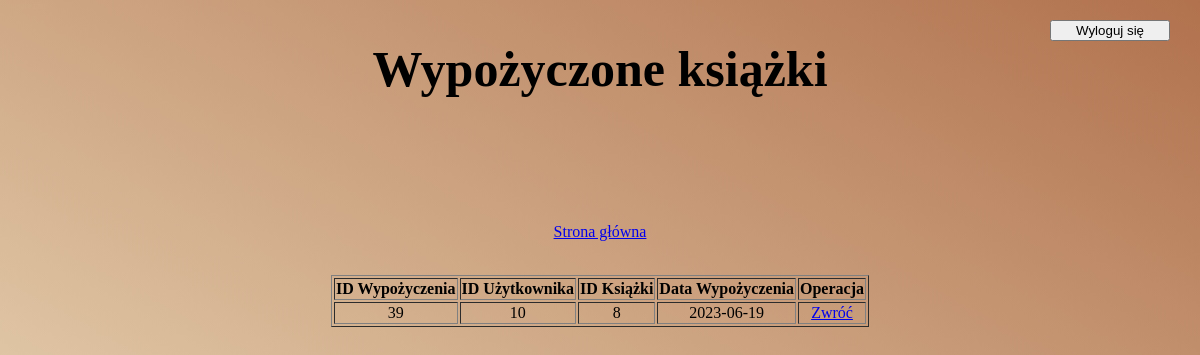
The page /rentedbooksadmin.php on the database its author committed.
### tables this page shows
CREATE TABLE `wypozyczenia` (
  `ID_Wypożyczenia` int(11) NOT NULL,
  `ID_Użytkownika` int(11) NOT NULL,
  `ID_Książki` int(11) NOT NULL,
  `Data_wypożyczenia` date NOT NULL
);

### rentedbooksadmin.php (the view, shortened to what this page needs)
<!doctype html>
<head>
    <link rel="stylesheet" href="style.css">
</head>
<body>
<form action="logout.php">
    <div class="logout">
        <button class="zoom">Wyloguj się</button>
    </div>
</form>
<h1 id="ih1">Wypożyczone książki</h1>
<div class="mainpage"><p><a href="main_pageadmin.php">Strona główna</a>
        <br>
        <?php
        $conn = db_connect();
        $result = $conn->query("SELECT * from wypozyczenia");
        ?>
        <br>
    <table class="table" border="1">
        <thead>
        <tr>
            <th>ID Wypożyczenia</th>
            <th>ID Użytkownika</th>
            <th>ID Książki</th>
            <th>Data Wypożyczenia</th>
            <th colspan="1">Operacja</th>
        </tr>
        </thead>
        <?php
        while ($row = $result->fetch_assoc()) {
            ?>
            <tr>
                <td><?php echo $row['ID_Wypożyczenia'] ?></td>
                <td><?php echo $row['ID_Użytkownika'] ?></td>
                <td><?php echo $row['ID_Książki'] ?></td>
                <td><?php echo $row['Data_wypożyczenia'] ?></td>
                <td>
                    <a href="dproces.php?return=<?php echo $row['ID_Książki']; ?>">Zwróć</a>
                </td>
            </tr>
        <?php }; ?>
    </table>
</body>
</html>

### style.css (style rules this page uses)
body { background-image: url("brown-gradient-yellow-linear-1920x1080-c2-ffffe0-a0522d-a-210-f-14.jpg"); }
#ih1 { margin-top: 40px; text-align: center; font-size: 50px; color: black; }
.table { text-align: center; margin-top: 10px; margin-left: auto; margin-right: auto; }
.mainpage { text-align: center; margin-top: 125px; }
.logout { position: absolute; top: 20px; right: 50px; width: 100px; transition: transform .2s; }
.zoom { transition: transform .2s; width: 120px; }

### rows shown on the page
wypozyczenia: ID_Wypożyczenia "39", ID_Użytkownika "10", ID_Książki "8", Data_wypożyczenia "2023-06-19"
